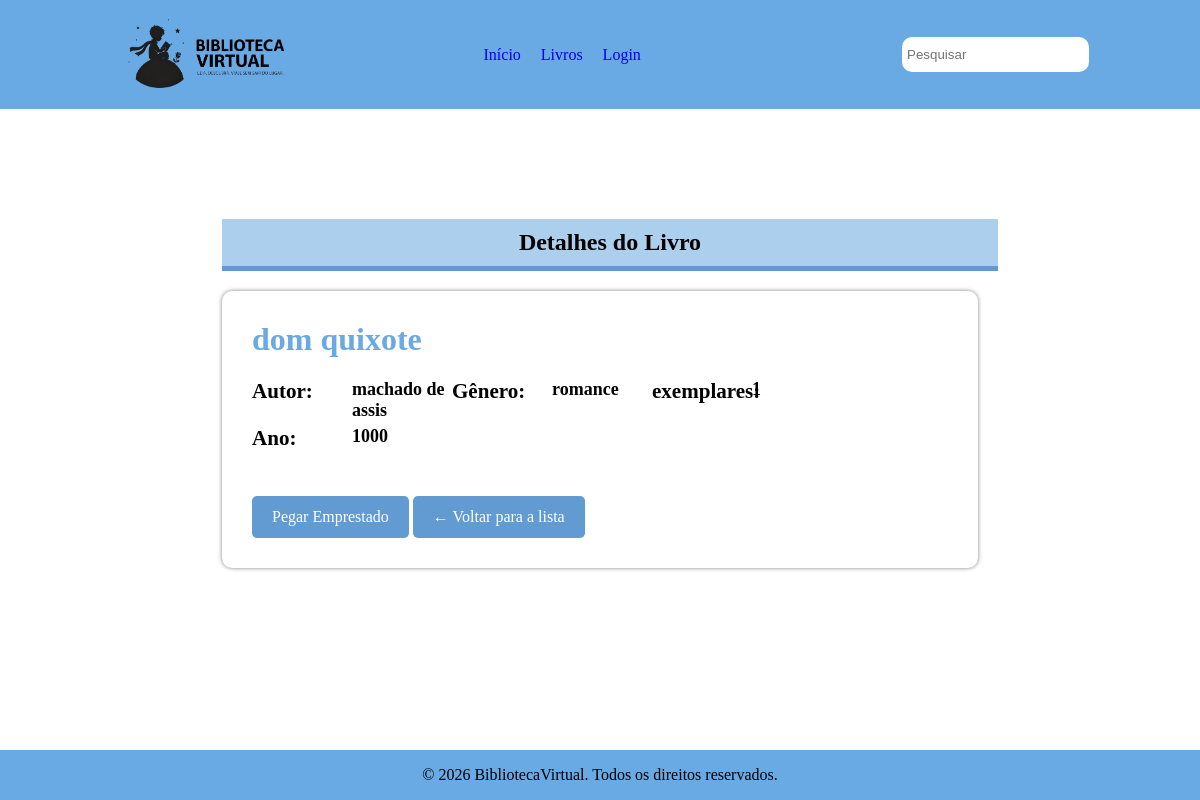
Screenshot of /detalhe/1 with the database file from the repository.
### models.py (models this page shows)
class Livro(Base):
    __tablename__ = "Livros"
    id: Mapped[int] = mapped_column(autoincrement=True, primary_key=True)
    titulo: Mapped[str] = mapped_column(String(100), nullable=False)
    ano: Mapped[int] = mapped_column(Integer, nullable=False)
    genero: Mapped[str] = mapped_column(String(100), nullable=False)
    exemplares: Mapped[List["Exemplar"]] = relationship(back_populates="livros")
    autores: Mapped[List['Autor']] = relationship(secondary=associativa_liv_aut,back_populates='livro')

class Autor(Base):
    __tablename__ = "Autores"
    id: Mapped[int] = mapped_column(autoincrement=True, primary_key=True)
    nome: Mapped[str] = mapped_column(String(100))
    livro: Mapped[List['Livro']] = relationship(secondary=associativa_liv_aut,back_populates='autores')

### blueprints/livro/routes.py (the view)
@livro.route('/detalhe/<int:livro_id>')
def detalhe(livro_id):
    with SessionLocal() as secao:
        livro = buscar_l_p_id(secao, livro_id)
        autores = [autor.nome for autor in livro.autores]
        exemplares = len(livro.exemplares)
    return render_template('detalhe_livro.html', livro = livro, autores = autores, exemplares = exemplares)

### consultas.py (called while the page is built)
def buscar_l_p_id(session, livro_id):
    busca = select(Livro).where(Livro.id == livro_id)
    livro = session.scalars(busca).first()
    return livro

### blueprints/livro/Templates/detalhe_livro.html (shortened to what this page needs)
{% extends 'base.html' %}
{% block cont %}
<div class="corpo">
    <h2>Detalhes do Livro</h2>
    <div class="detalhe-livro">
        <div class="informacoes">
            <h1>{{ livro.titulo }}</h1>
            <div class="informacao">
                <div class="info">
                    <h3>Autor:</h3>
                    {% for autor in autores %}
                        <h4>{{ autor }}</h4>
                    {% endfor %}
                    <h3>Gênero:</h3>
                    <h4>{{ livro.genero }}</h4>
                    <h3>exemplares:</h3>
                    <h4>{{exemplares}}</h4>
                </div>
                <div class="info">
                    <h3>Ano:</h3>
                    <h4>{{ livro.ano }}</h4>
                </div>
            </div>
            <a href="{{ url_for('livro.emprestimo', livro_id = livro.id ) }}" class="voltar">
                Pegar Emprestado
            </a>
            <a href="{{ url_for('livro.livros') }}" class="voltar">
                ← Voltar para a lista
            </a>
        </div>
    </div>
</div>
{% endblock %}

### static/css/base.css (style rules this page uses)
:root { --cor-principal: rgb(105, 169, 228); --cor-principal-hover: rgb(97, 155, 209); --cor-branco: rgb(255, 255, 255); }
html,body { display: flex; flex-direction: column; padding: 0; margin: 0; height: 100vh; }
a { text-decoration: none; }
.corpo { max-width: 90%; padding: 30px; box-shadow: 0px 0px 5px gray; border-radius: 25px; display: flex; flex-direction: row; }
h1 { color: var(--cor-principal); }

### blueprints/livro/Templates/detalhe_livro.html (style rules this page uses)
.corpo { width: 90%; box-shadow: none; display: flex; flex-direction: column; }
h2 { width: 100%; background-color: rgb(173, 207, 238); border-bottom: 5px solid rgb(97, 155, 209); padding: 10px; text-align: center; }
.detalhe-livro { width: 100%; padding: 30px; background-color: white; border-radius: 10px; box-shadow: 0px 0px 4px gray; box-sizing: border-box; }
.informacoes h1 { margin-top: 0; font-size: 32px; }
.informacao { display: flex; flex-direction: column; gap: 5px; margin-bottom: 20px; font-size: 18px; }
.informacao h3, h4 { width: 100px; margin: 0; }
.info { display: flex; flex-direction: row; margin: 0; }
.voltar { display: inline-block; margin-top: 25px; padding: 12px 20px; background-color: rgb(97, 155, 209); color: white; text-decoration: none; border-radius: 5px; }

### rows the page displays
Livro: titulo "dom quixote", genero "romance", ano "1000"
Autor: nome "machado de assis"

### other values shown
{{ exemplares }} "1"
